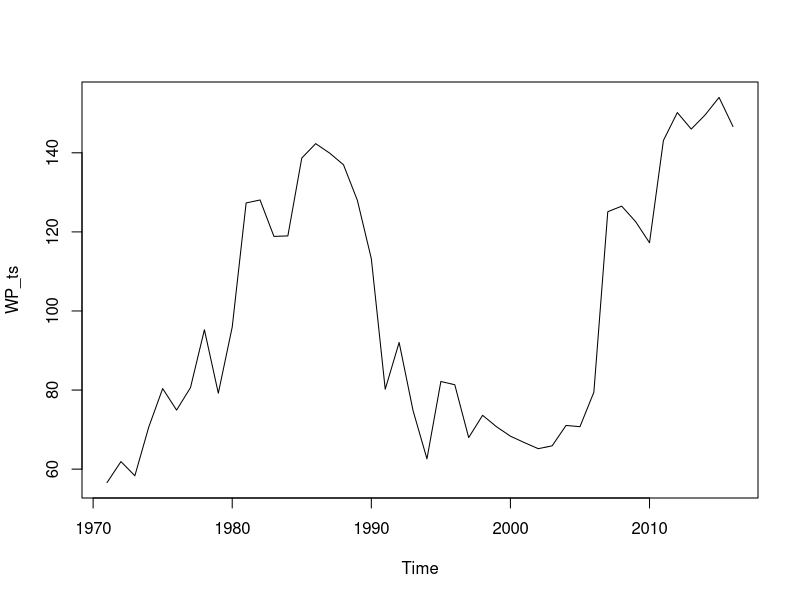
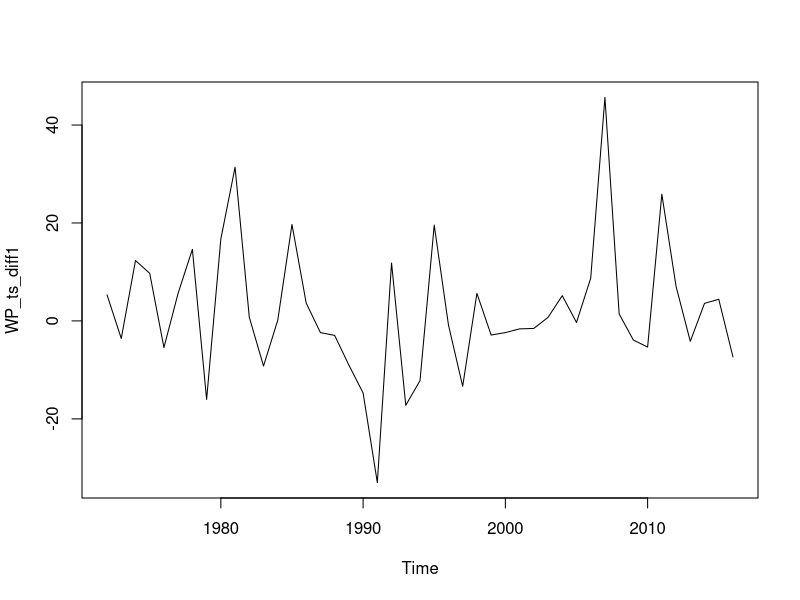
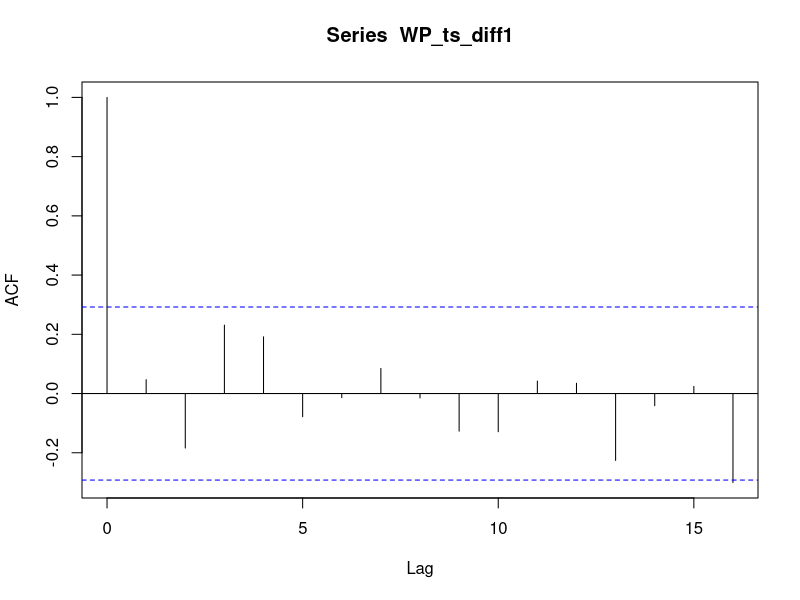
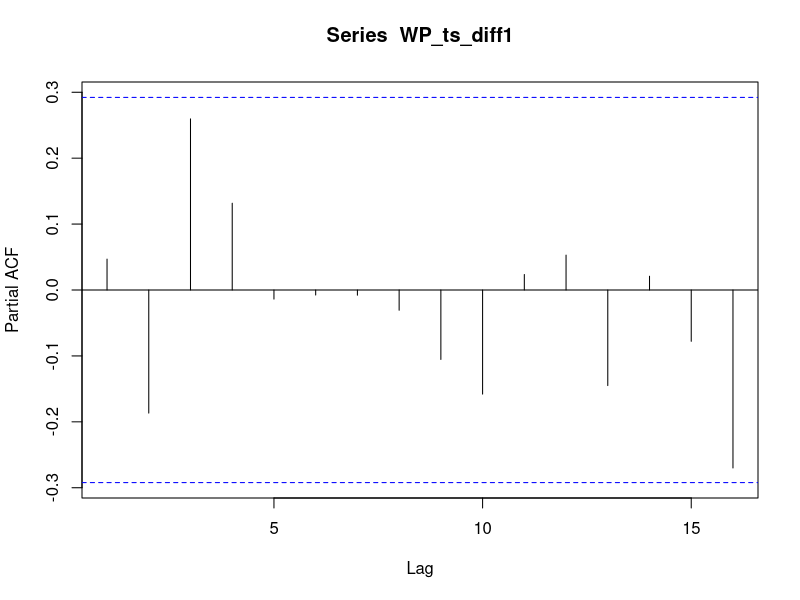
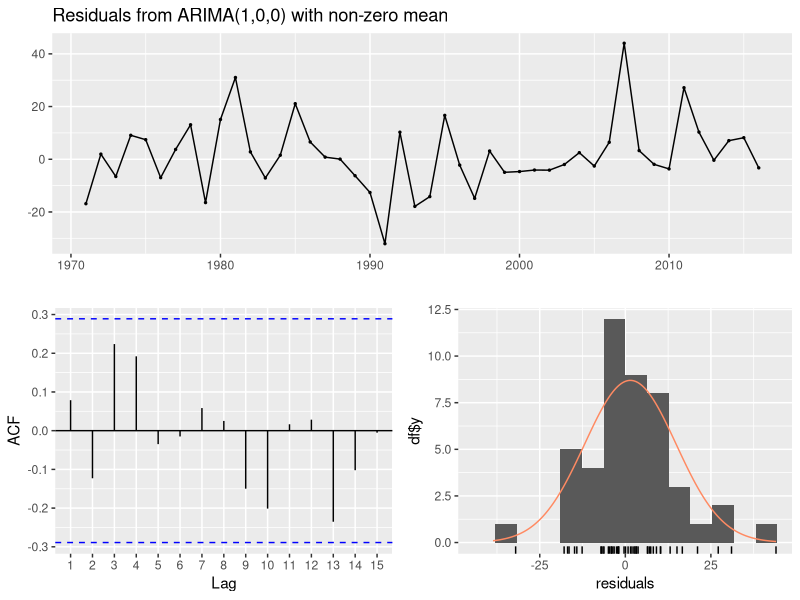
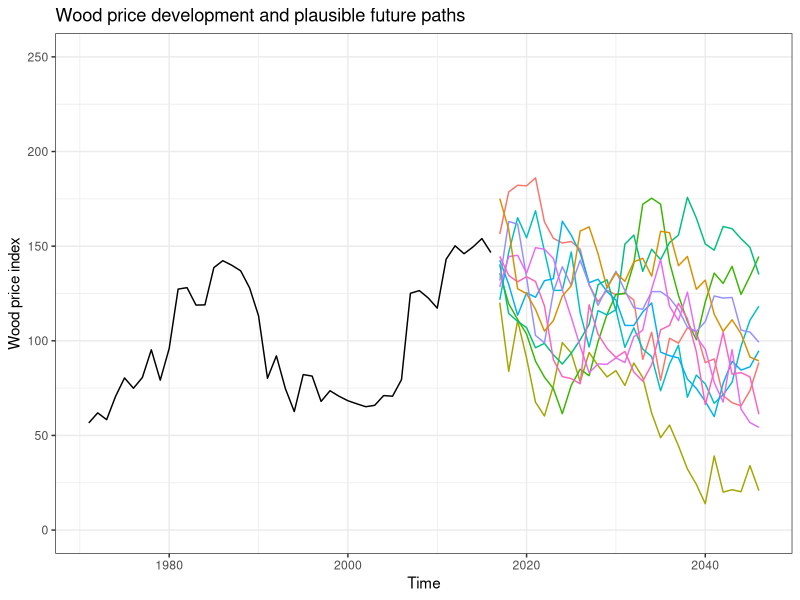

These figures' R source, in order:
######################################################################################################
# This script fits an ARIMA model to a wood price time series in order to make a forecast.
# Uncertainty about wood price forecasts are acknowledged by creating n.boot bootstraps of the 
# residuals of the best ARIMA model fit, adding each of the resampled residuals to the best fit 
# model predictions, fitting an ARIMA to each and making n.boot forecasts respectively.
#
# Questions? naomi.radke@ife.uni-freiburg.de
#
######################################################################################################

# Set working directory
setwd("~/timber price")

# Load required packages
library(forecast) # for fitting arima and forecasting
library(tseries)  # for turning data into time series data
library(ggplot2)  # for plotting

# Load price data as time series
WP <- read.csv("Data/Preis_Index_Buch_1971_2016.csv", sep = ";")# read the data from csv
WP_ts <- ts(WP$price_index, start = 1971)                  # turn it into time series
plot.ts(WP_ts)                                             # check for stationarity 

#### MANUAL AND AUTOMATED ARIMA ######################################

# STEP 1: Test for stationarity/ Identify d

# If non-stationary, use diff to de-trend the data
WP_ts_diff1 <- diff(WP_ts, differences = 1)
plot(WP_ts_diff1)


# Conduct formal test for stationarity

  # e.g. with the Augmented Dickey-Fuller unit root test (p-val should be below 0.05/5%)
  print(adf.test(WP_ts_diff1))


# STEP 2: Identifying p and q
  
  # making a correlogram and partial correlogram
  acf(WP_ts_diff1)    # shows that q is 1
  pacf(WP_ts_diff1)   # shows that p is 0
  
  WP_ts_arima <- Arima(WP_ts, order = c(1,1,0), include.mean = FALSE) # This could be our arima model
  
  
  # Let's see what the automated arima function gives us 
  auto <- auto.arima(WP_ts, stepwise = FALSE, approximation = FALSE, seasonal = FALSE)  # let the auto.arima function do that for us
                                                                      # stepwise+approximation set to FALSE to 
                                                                      # consider all possible models in the search
  summary(auto) # shows the fitted arima model
  
# STEP 3: Check the residuals
  checkresiduals(auto)  # check for normality / ACF = whether autorcorrelations are within threshold
  
  
# STEP 4: Forecast  

  # for the manual arima
  WP_forecast <- forecast(WP_ts_arima, h = 60)
  summary(WP_forecast)
  
  # for the automated arima
  for_auto_arima <- forecast(auto, h = 60)
 
  # plot the best fit arima -> will add uncertain forecast scenario lines to the graph lateron
   g <- autoplot(for_auto_arima)
  


####### CREATING UNCERTAIN SCENARIOS #########################
  
  # Some settings
  n.yrs = 30 # number of forecasted years
  n.sim = 10 # number of sampled future trajectories
  
  # Simulating n.sim future trajectories (from adding bootstrapped residuals to forecast)
  sim <- ts(matrix(0, nrow = n.yrs, ncol = n.sim), start = end(WP_ts)[1]+1) # empty ts matrix to be filled with simulations
  
  for(i in 1:n.sim){
    sim[,i] <- simulate(auto, nsim = n.yrs)
  }
  
  # Plot the recoreded time series and plausible future trajectories  
  autoplot(WP_ts)+
    ylim(c(0,250))+
    autolayer(sim)+
    labs(title = "Wood price development and plausible future paths", y = "Wood price index")+
    theme_bw()+
    theme(legend.position = "none")
    
  
 
   
 